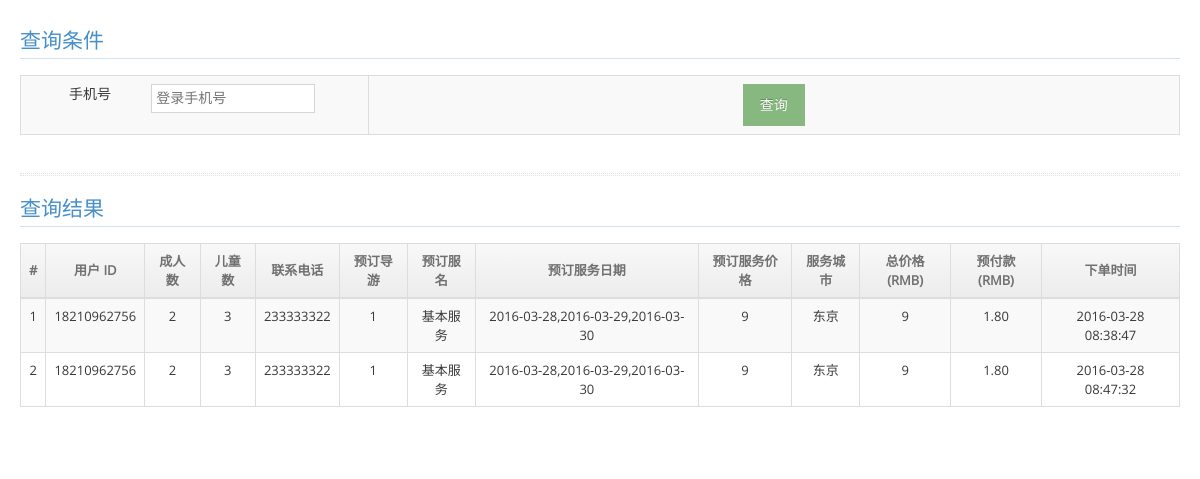
/index.php/admin/order, run on the app's committed database.
### tables this page shows
CREATE TABLE `order` (
  `id` int(11) NOT NULL AUTO_INCREMENT,
  `user_id` varchar(50) DEFAULT NULL,
  `adult_num` int(11) DEFAULT NULL COMMENT '成人数',
  `child_num` int(11) DEFAULT NULL COMMENT '儿童数',
  `contact_phone` varchar(50) DEFAULT NULL COMMENT '联系手机号',
  `reserved_guide_id` int(11) DEFAULT NULL COMMENT '预定的导游ID',
  `reserved_service` text COMMENT '预定的服务信息，json串',
  `serve_location` varchar(50) DEFAULT NULL COMMENT '服务城市',
  `total_price` varchar(50) DEFAULT NULL COMMENT '总费用',
  `pre_price` varchar(50) DEFAULT NULL COMMENT '预定金费用',
  `create_time` timestamp NOT NULL DEFAULT CURRENT_TIMESTAMP COMMENT '创建时间',
  `update_time` datetime DEFAULT NULL COMMENT '修改时间',
  PRIMARY KEY (`id`)
);

### application/controllers/admin/Order.php (called while the page is built, shortened)
<?php
class Order extends CI_Controller {
	public function __construct()
	{
		$this->load->model('order_model');
	}
	public function index()
	{
		$data['all_order_info'] = $this->order_model->get_all_order_info();
		foreach($data['all_order_info'] as $k => $v){
			$reserved_service = json_decode($v['reserved_service']);
			$reserved_service = explode('|',$reserved_service[0]);
			$data['all_order_info'][$k]['service_name'] = $reserved_service[0];
			$data['all_order_info'][$k]['service_date'] = $reserved_service[1];
			$data['all_order_info'][$k]['normal_price'] = $reserved_service[2];
		}
		$this->load->view('admin/order',$data);
	}
}

### index.php (called while the page is built, shortened)
<?php
require_once BASEPATH.'core/CodeIgniter.php';

### application/models/Order_model.php (called while the page is built, shortened)
<?php
class Order_model extends CI_Model {
    public function get_all_order_info()
    {
        $sql = 'select * from `order`';
        $result = $this->db->query($sql);
        return !empty($result) ? $result->result_array() : false;
    }
}

### application/views/admin/order.php (the view, shortened to what this page needs)
<!DOCTYPE html>
<html lang="en">
<head>
    <link href="/assets/css/bootstrap.min.css" rel="stylesheet"/>
    <link rel="stylesheet" href="/assets/css/font-awesome.min.css"/>
    <link rel="stylesheet" href="/assets/css/ace-fonts.css"/>
    <link rel="stylesheet" href="/assets/css/ace.min.css"/>
    <link rel="stylesheet" href="/assets/css/ace-rtl.min.css"/>
    <link rel="stylesheet" href="/assets/css/ace-skins.min.css"/>
</head>
<body style="background: #fff">
<div class="page-content">
    <h3 class="header smaller lighter blue">查询条件</h3>
    <form method="get" action="/admin/order/index">
        <div class="row">
            <div class="col-xs-12">
                <table id="sample-table-2" class="table table-striped table-bordered table-hover">
                    <tr>
                        <td width="30%">
                            <label class="col-sm-4 control-label no-padding-right" for="form-field-1">手机号</label>
                            <div class="col-sm-8">
                                <input type="text" id="form-field-1" placeholder="登录手机号" class="col-xs-10 col-sm-10"
                                       name="code" value="<?php if (!empty($code)) {
                                    echo $code;
                                } ?>"/>
                            </div>
                        </td>
                        <td>
                            <div><input type="submit" class="btn btn-success" value="查询"/></div>
                        </td>
                    </tr>
                </table>
            </div>
        </div>
    </form>
    <div class="hr hr-18 dotted hr-double"></div>
    <h3 class="header smaller lighter blue">查询结果</h3>
    <div class="row">
        <div class="col-xs-12">
            <div class="table-responsive">
                <table id="sample-table-1" class="table table-striped table-bordered table-hover" align="center">
                    <thead>
                    <tr>
                        <th>#</th>
                        <th>用户 ID</th>
                        <th>成人数</th>
                        <th>儿童数</th>
                        <th>联系电话</th>
                        <th>预订导游</th>
                        <th>预订服名</th>
                        <th>预订服务日期</th>
                        <th>预订服务价格</th>
                        <th>服务城市</th>
                        <th>总价格(RMB)</th>
                        <th>预付款(RMB)</th>
                        <th>下单时间</th>
                    </tr>
                    </thead>
                    <tbody>
                    <?php foreach ($all_order_info as $k => $v): ?>
                        <tr>
                            <td><?php echo $v['id']; ?></td>
                            <td><?php echo $v['user_id']; ?></td>
                            <td><?php echo $v['adult_num']; ?></td>
                            <td><?php echo $v['child_num']; ?></td>
                            <td><?php echo $v['contact_phone']; ?></td>
                            <td><?php echo $v['reserved_guide_id']; ?></td>
                            <td><?php echo $v['service_name']; ?></td>
                            <td><?php echo $v['service_date']; ?></td>
                            <td><?php echo $v['normal_price']; ?></td>
                            <td><?php echo $v['serve_location']; ?></td>
                            <td><?php echo $v['total_price']; ?></td>
                            <td><?php echo $v['pre_price']; ?></td>
                            <td><?php echo $v['create_time']; ?></td>
                        </tr>
                    <?php endforeach; ?>
                    </tbody>
                </table>
            </div>
        </div>
    </div>
</div>
</body>
</html>

### application/views/admin/order.php (style rules this page uses)
th { text-align: center }
td { text-align: center }

### data on the page
order: id "1", user "18210962756", adult_num "2", child_num "3", contact_phone "233333322", reserved_guide "1", service_name "基本服务", service_date "2016-03-28,2016-03-29,2016-03-30", total_price "9", serve_location "东京", pre_price "1.80", create_time "2016-03-28 08:38:47"
order: id "2", user "18210962756", adult_num "2", child_num "3", contact_phone "233333322", reserved_guide "1", service_name "基本服务", service_date "2016-03-28,2016-03-29,2016-03-30", total_price "9", serve_location "东京", pre_price "1.80", create_time "2016-03-28 08:47:32"
